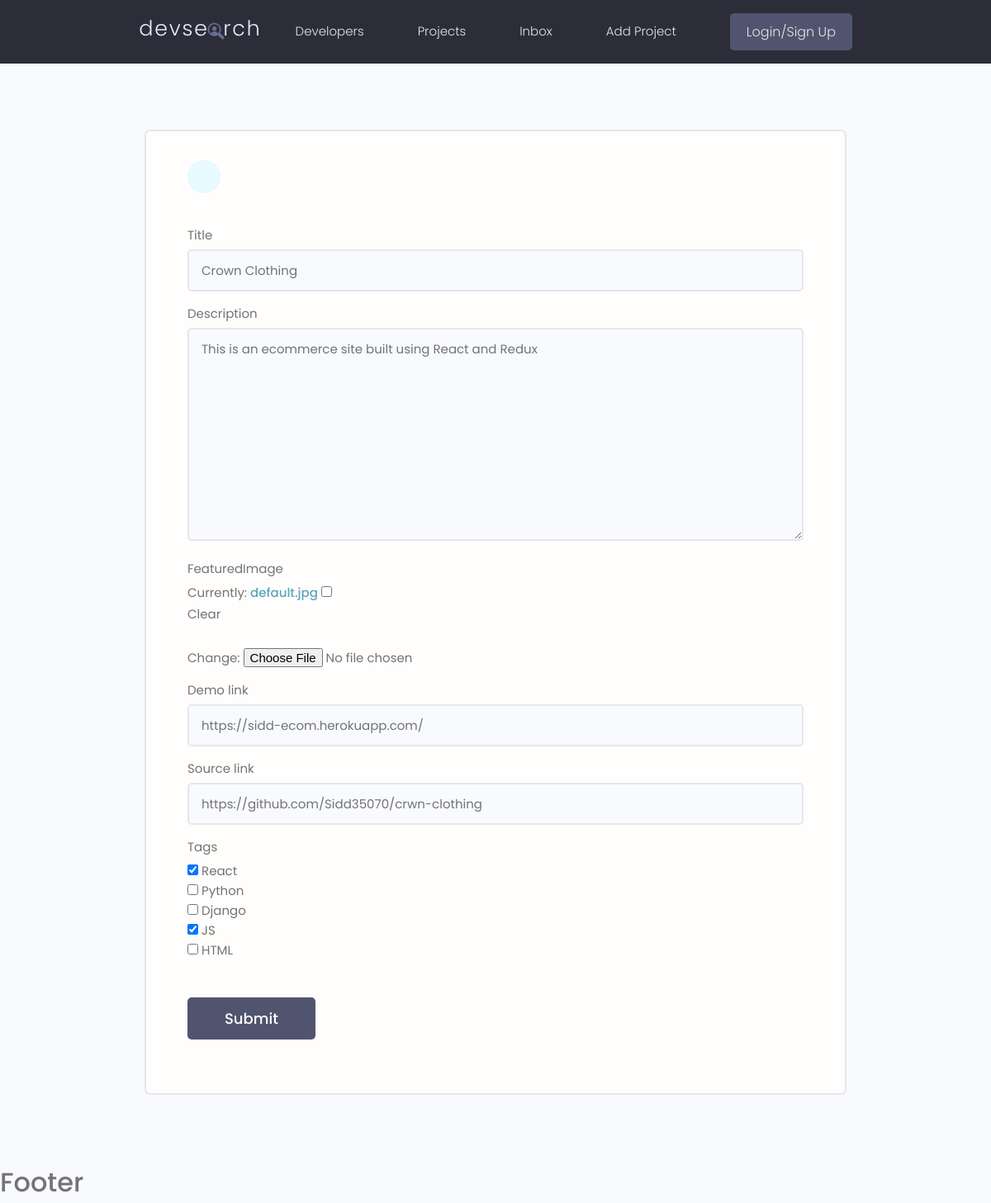
Page /editproject/eb743559-0f86-4c08-82bf-590d198967f5/ on the earlier database version.
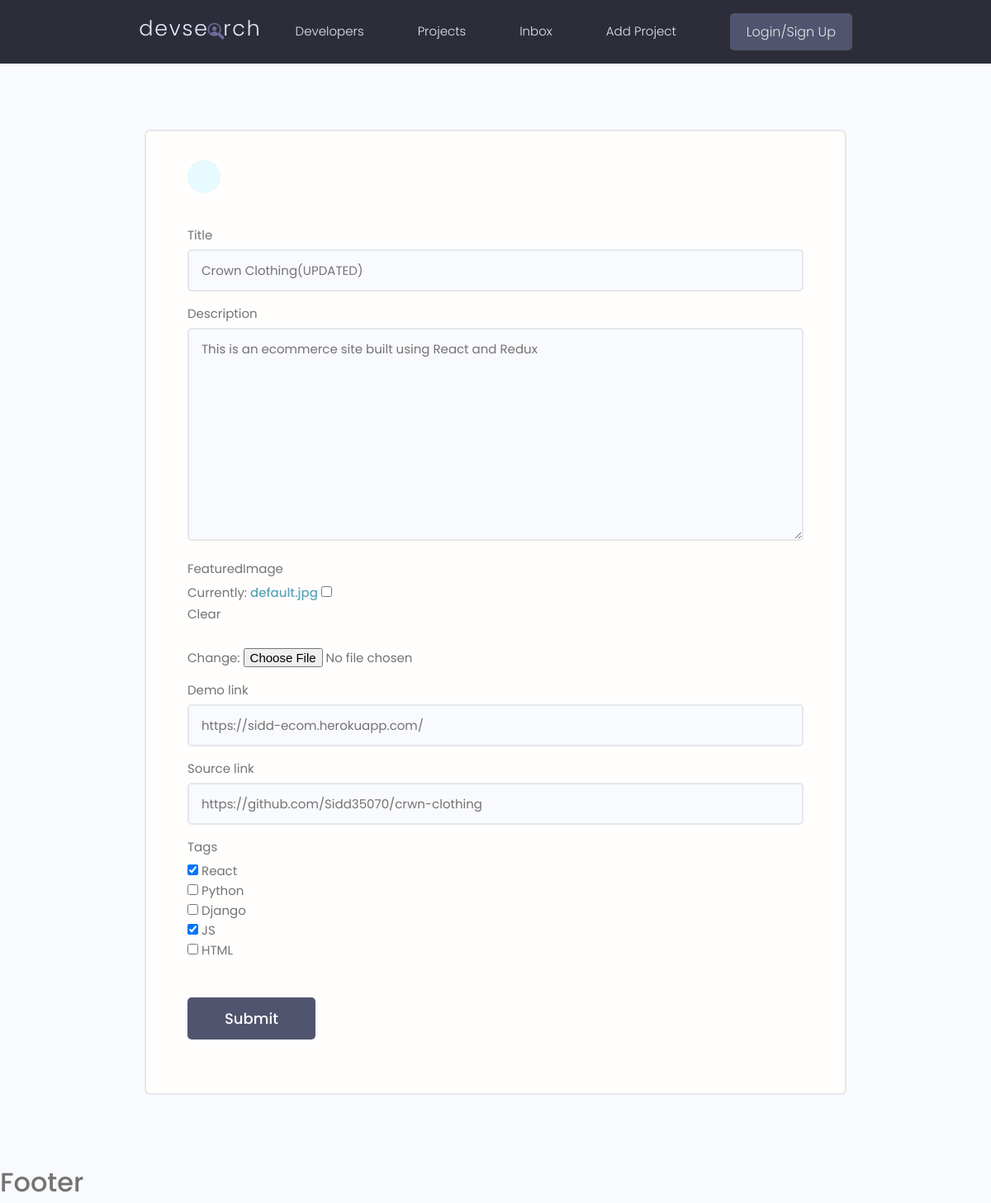
Same page on the later database version.
### projects/models.py (models this page shows, shortened)
class Project(models.Model):
    title = models.CharField(max_length=200)
    description = models.TextField(null=True, blank = True)
    featuredImage = models.ImageField(null=True, blank=True, default='default.jpg')
    demo_link = models.CharField(max_length=2000, null=True, blank = True)
    source_link = models.CharField(max_length=2000, null=True, blank = True)
    tags = models.ManyToManyField('Tag', blank=True)
    vote_total = models.IntegerField(default=0, null=True, blank=True)
    vote_ratio = models.IntegerField(default=0, null=True, blank=True)
    created = models.DateTimeField(auto_now_add=True)
    id = models.UUIDField(default=uuid.uuid4, unique=True, primary_key=True, editable=False)

### projects/views.py (the view)
# urls.py: path('editproject/<str:pk>/', views.editProject, name = 'editProject'),
def editProject(request, pk):
    project = Project.objects.get(id=pk)
    form = ProjectForm(instance=project)
    if request.method == 'POST':
        form = ProjectForm(request.POST, instance=project)
        if form.is_valid():
            form.save()
            return redirect('projects')
    context = {
        'form':form
    }
    return render(request, 'projects/projectForm.html', context)

### projects/forms.py
class ProjectForm(ModelForm):
    class Meta:
        model = Project
        fields = ['title', 'description', 'featuredImage', 'demo_link', 'source_link', 'tags']
        widgets = {
            'tags' : forms.CheckboxSelectMultiple(),
        }
    def __init__(self, *args, **kwargs):
        super(ProjectForm, self).__init__(*args, **kwargs)
        for name, field in self.fields.items():
            field.widget.attrs.update({'class': 'input'})

### projects/models.py (called while the page is built)
    def __str__(self):
        return self.name

### projects/templates/projects/projectForm.html (shortened to what this page needs)
{% extends 'main.html' %}
{% block content %}
    <main class="formPage my-xl">
        <div class="content-box">
            <div class="formWrapper">
                <a class="backButton" href="#"></a>
                <br>
                <form class="form" method="POST" enctype="multipart/form-data">
                    {% for field in form %}
                    <div class="form__field">
                        <label for="formInput#text">{{ field.label }} </label>
                        {{ field }}
                    </div>
                    {% endfor %}
                    <input class="btn btn--sub btn--lg  my-md" type="submit" value="Submit" />
                </form>
            </div>
        </div>
    </main>
{% endblock %}

Differences in the rows shown:
changed Project "This is an ecommerce site built using React and Redux": title "Crown Clothing" → "Crown Clothing(UPDATED)"
